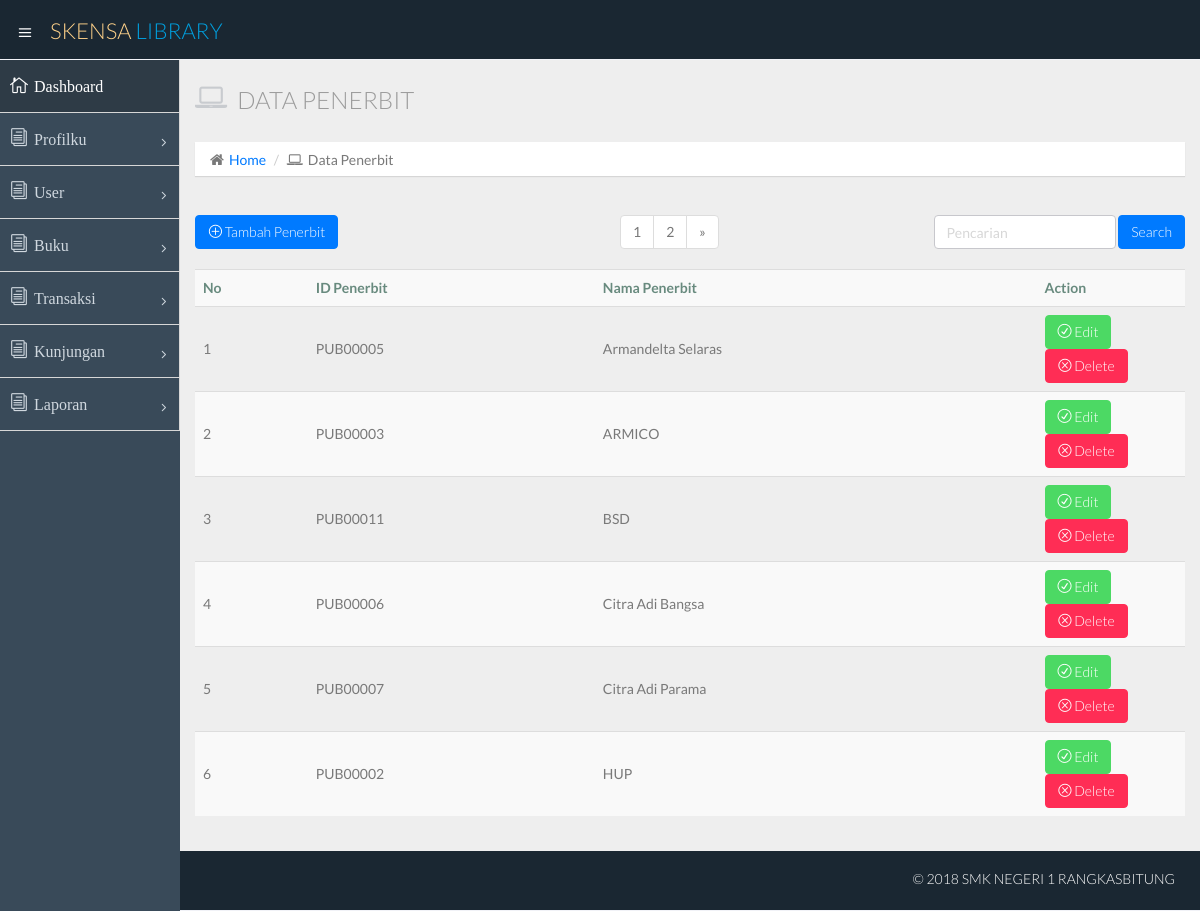
/admin.php?id=penerbit (signed in), run on the app's committed database.
### tables this page shows
CREATE TABLE `penerbit` (
  `id_penerbit` varchar(8) NOT NULL,
  `nama_penerbit` varchar(50) NOT NULL
);

### admin.php (called while the page is built, shortened)
<?php
  include "./layout/headeradmin.php";
  include "./layout/sidebaradmin.php";
  include "route.php";
  include "./layout/footer.php";
?>

### admin/buku/viewpenerbit.php (the view, shortened to what this page needs)
<?php
$halaman = 6;
$page = isset($_GET["halaman"])? (int)$_GET["halaman"] : 1;
$mulai = ($page>1) ? ($page * $halaman) - $halaman : 0;
$result = mysqli_query($koneksi, "SELECT * FROM penerbit");
$no=$mulai+1;
$total = mysqli_num_rows($result);
$pages = ceil($total/$halaman);
?>
<section id="main-content">
  <section class="wrapper">
    <div class="row">
      <div class="col-lg-12">
        <h3 class="page-header"><i class="fa fa-laptop"></i> Data Penerbit</h3>
        <ul class="breadcrumb">
          <li><i class="fa fa-home"></i><a href="admin.php">Home</a></li>
          <li><i class="fa fa-laptop"></i>Data Penerbit</li>
        </ul>
      </div>
    </div>
    <div class="row">
      <div class="col-lg-5"><br>
        <a class="btn btn-primary" href="admin.php?id=addpenerbit"><i class="icon_plus_alt2"></i> Tambah Penerbit</a>
      </div>
      <div class="col-lg-3">
        <ul class="pagination pagination pull-left">
          <?php
           for ($i=1; $i<=$pages; $i++){ ?>
            <li><a href="admin.php?id=penerbit&halaman=<?php echo $i; ?>"><?php echo $i; ?></a></li>
          <?php }
          $JmlHalaman = ceil($total/$halaman);
          if ( $page < $JmlHalaman ) {
           $link = $page + 1;
           echo "<li><a href='admin.php?id=penerbit&halaman=$link'>»</a></li>"; }
          else { $next = ""; } ?>
        </ul>
      </div>
      <div class="col-lg-4"><br>
        <form class="form-inline pull-right" role="form" method="post" action="admin.php?id=searchpenerbit">
          <div class="form-group"><input type="text"  class="form-control" name="keyword" placeholder="Pencarian"></div>
          <input type="submit" name="cari" value="Search" class="btn btn-primary form control">
        </form>
      </div>
    </div>
    <?php
    $result = mysqli_query($koneksi, "SELECT * FROM penerbit ORDER BY nama_penerbit LIMIT $mulai, $halaman");
    $total = mysqli_num_rows($result);
    if($total == 0){ echo "Tidak ada data penerbit"; }
    else { ?>
      <div class="row">
        <div class="col-lg-12">
          <table class="table table-striped table-advance table-hover">
            <tbody>
              <tr><th>No</th><th>ID Penerbit</th><th>Nama Penerbit</th><th>Action</th></tr>
              <?php
                while($data = mysqli_fetch_array($result)){ ?>
                  <tr> <?php
                  echo "<td>$no</td>";
                  $no++;
                  for($i=0; $i<2; $i++){ echo "<td>$data[$i]</td>"; } ?>
                  <td width="15%">
                    <a class="btn btn-success" href="admin.php?id=editpenerbit&penerbitID=<?php echo $data[0]; ?>"><i class="icon_check_alt2"></i> Edit</a>
                    <a class="btn btn-danger" href="admin.php?id=deletepenerbit&penerbitID=<?php echo $data[0]; ?>"><i class="icon_close_alt2"></i> Delete</a>
                  </td>
                  </tr> <?php } ?>
              </tbody>
            </table>
          </div>
          </div> <?php } ?>
      </section>
      <?php include "./layout/footer.php"; ?>

### data on the page
penerbit: id_penerbit "PUB00005", nama_penerbit "Armandelta Selaras"
penerbit: id_penerbit "PUB00003", nama_penerbit "ARMICO"
penerbit: id_penerbit "PUB00011", nama_penerbit "BSD"
penerbit: id_penerbit "PUB00006", nama_penerbit "Citra Adi Bangsa"
penerbit: id_penerbit "PUB00007", nama_penerbit "Citra Adi Parama"
penerbit: id_penerbit "PUB00002", nama_penerbit "HUP"
